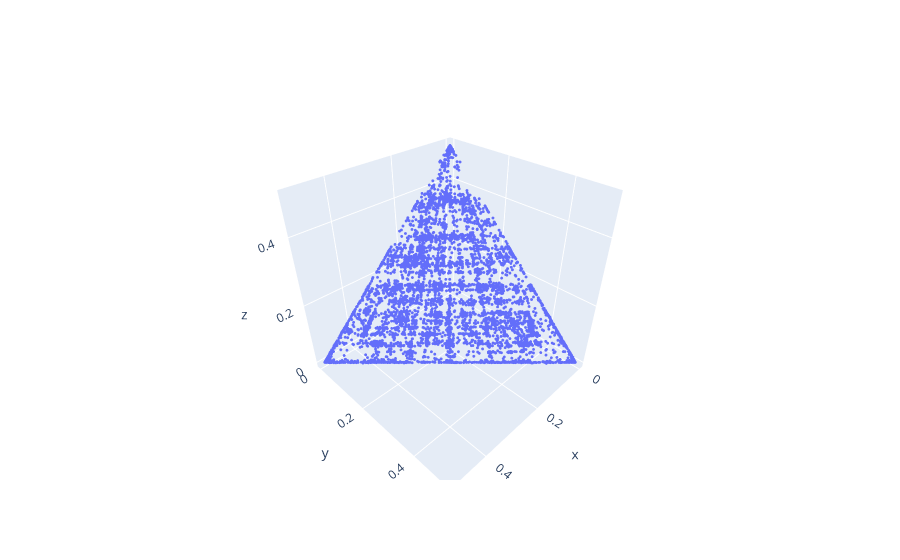

The cell this chart's notebook holds for it:
### Markdown cell above
To visualize the new results, we create another plot with the objective values.

### Code cell
objectives = evolver.non_dominated["objectives"]
fig3 = go.Figure(data=go.Scatter3d(x=objectives[:,0],
                                   y=objectives[:,1],
                                   z=objectives[:,2],
                                   mode="markers",
                                   marker_size=1))
fig3

### Figure 1 — Plotly figure (JSON) as saved in the notebook; plotly's stock layout.template omitted (floating-point values rounded to 4 significant figures; data arrays with more than 128 entries replaced by an {"elided": "..."} marker saying what was removed)
{"data": [{"marker": {"size": 1}, "mode": "markers", "type": "scatter3d", "x": {"elided": "6953 float values"}, "y": {"elided": "6953 float values"}, "z": {"elided": "6953 float values"}}], "layout": {"autosize": true, "scene": {"aspectmode": "auto", "aspectratio": {"x": 1.0, "y": 1.0, "z": 1.0}, "camera": {"projection": {"type": "perspective"}}}}}
